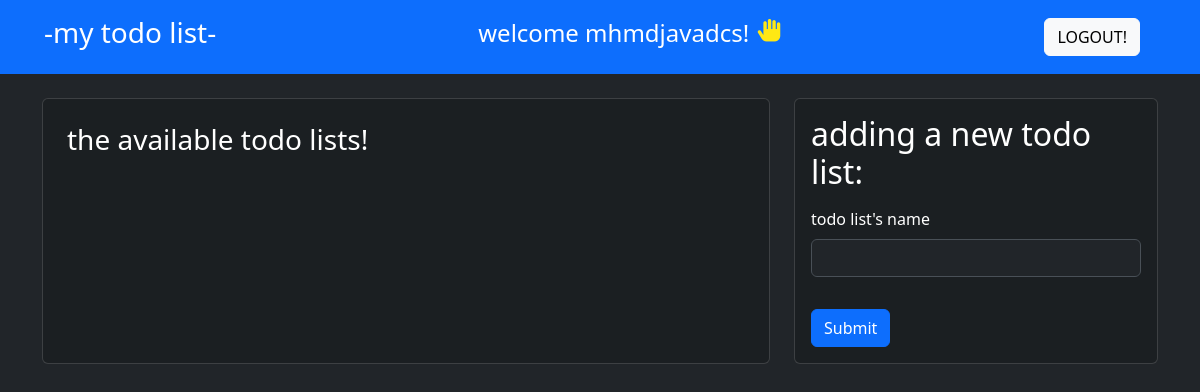
Before: / (signed in) with the older database file.
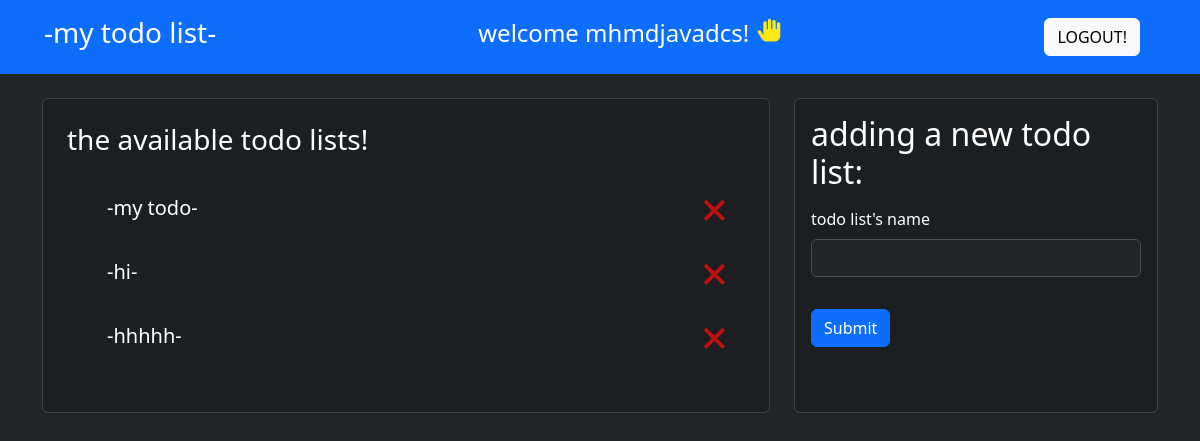
After: the same page with the newer database file.
### main/models.py (models this page shows, shortened)
class ToDoList(models.Model):
    user = models.ForeignKey(User, on_delete=models.CASCADE, default=None)
    name = models.CharField(max_length=200)

### main/views.py (the view)
# urls.py: path('', home, name='home'),
@login_required
def home(request):
    ls = ToDoList.objects.filter(user = request.user)
    return render(request, 'home.html', {'ls': ls})

### main/templates/home.html (shortened to what this page needs)
{% extends 'base.html' %}
{% block content %}
    <br/>
    <div class="container">
        <div class="my-container gap-4">
            <div class="todo-list col-8 card my-card text-white p-4">
                <h3 class="card-title">
                    the available todo lists!
                </h3>
                <ul class="mt-3">
                    {% for item in ls %}
                        <li class="p-2">
                            <a href={% url 'index' item.pk %} class="h5">
                               -{{item.name}}-
                            </a>
                            <div>
                                <a href={% url 'delete_list' item.pk %}>
                                    <i class='bx bx-x' style='color:#c50e0e'  ></i>
                                </a>
                            </div>
                        </li>
                    {% endfor %}
                </ul>
            </div>
            <div class="col card my-card p-3 text-white">
                <h2>adding a new todo list:</h2>
                <form action="{% url 'new_todo_list' %}" method="post">
                    <div class="mb-3 mt-2">
                    <label for="exampleInputEmail1" class="form-label">todo list's name</label>
                    <input type="text" class="form-control" id="exampleInputEmail1" aria-describedby="emailHelp" name="name">
                    </div>
                    <button type="submit" class="btn btn-primary mt-3">Submit</button>
                </form>
            </div>
        </div>
    </div>
{% endblock content %}

Changed rows visible on the page:
now on this page (row edited): ToDoList: name "my todo"
added ToDoList: name "hi"
added ToDoList: name "hhhhh"
